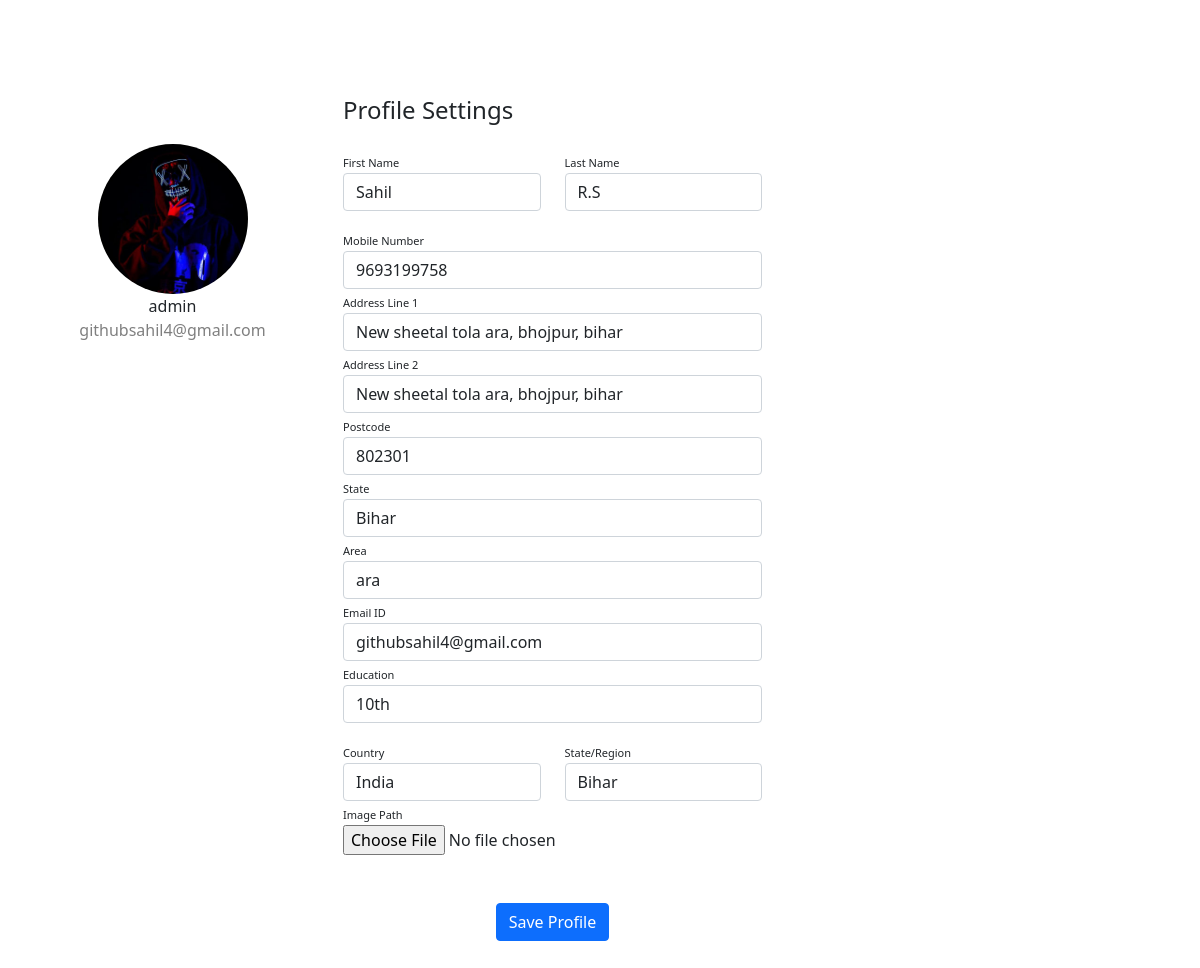
Page /profileedit (signed in) on the committed database.
### store/models.py (models this page shows, shortened)
class UserProfile(models.Model):
    user = models.ForeignKey(User, on_delete=models.CASCADE)
    first_name = models.CharField(max_length=100)
    surname = models.CharField(max_length=100)
    mobile_number = models.CharField(max_length=15)
    address_line1 = models.CharField(max_length=255)
    address_line2 = models.CharField(max_length=255)
    postcode = models.CharField(max_length=20)
    state = models.CharField(max_length=100)
    area = models.CharField(max_length=100)
    email = models.EmailField(max_length=100)
    education = models.CharField(max_length=100)
    country = models.CharField(max_length=100)
    state_region = models.CharField(max_length=100)
    image = models.ImageField(upload_to='static/images', default='static/images/ico_def.png')

### store/views.py (the view)
# urls.py: path('profileedit', views.profileedit, name='profileedit'),
def profileedit(request):
    if request.user.is_authenticated:
        if request.method == 'POST':
            user_profile = UserProfile.objects.get(user=request.user)
            user_profile.first_name = request.POST.get('fname')
            user_profile.surname = request.POST.get('lname')
            user_profile.mobile_number = request.POST.get('mobile')
            user_profile.address_line1 = request.POST.get('ad1')
            user_profile.address_line2 = request.POST.get('ad2')
            user_profile.postcode = request.POST.get('postcode')
            user_profile.state = request.POST.get('state')
            user_profile.area = request.POST.get('area')
            user_profile.email = request.POST.get('email')
            user_profile.education = request.POST.get('edu')
            user_profile.country = request.POST.get('cont')
            user_profile.state_region = request.POST.get('region')
            current_user = request.user
            current_user.first_name = request.POST.get('fname')
            current_user.last_name = request.POST.get('lname')
            imagepath = request.FILES.get('imagepath')
            if imagepath is not None:
                user_profile.image = imagepath
            current_user.save()
            user_profile.save()
            return redirect('profile')
        else:
            user_profile = UserProfile.objects.get(user=request.user)
            context = {
                'f_name': user_profile.first_name,
                'l_name': user_profile.surname,
                'email': user_profile.email,
                'address_line1': user_profile.address_line1,
                'address_line2': user_profile.address_line2,
                'mobile': user_profile.mobile_number,
                'pcode': user_profile.postcode,
                'state': user_profile.state,
                'area': user_profile.area,
                'region': user_profile.state_region,
                'edu': user_profile.education,
                'cont': user_profile.country,
                'image': user_profile.image,
                'display': 'none',
                'url': 'profileedit',
                'btntxt': 'Update Profile'
            }
            return render(request,'userinfo.html', context)
    return redirect('login')

### store/templates/userinfo.html (shortened to what this page needs)
<!DOCTYPE html>
<html lang="en">
<head>
        <link rel="stylesheet" href="static/styles/profile.css">
        <link rel="stylesheet" href="https://cdn.jsdelivr.net/npm/bootstrap@5.0.0-alpha1/dist/css/bootstrap.min.css">
        <link rel="stylesheet"
                href="https://cdn.jsdelivr.net/npm/bootstrap@5.0.0-alpha1/dist/js/bootstrap.bundle.min.js">
        <link rel="stylesheet" href="https://cdnjs.cloudflare.com/ajax/libs/jquery/3.2.1/jquery.min.js">
</head>
<body>
        <div class="container rounded bg-white mt-5 mb-5">
                <div class="row">
                        <div class="col-md-3 border-right">
                                <div class="d-flex flex-column align-items-center text-center p-3 py-5"><a href="/"><img
                                                class="rounded-circle mt-5" width="150px" src="{{image}}"></a><span
                                                class="font-weight-bold">{{request.user.username}}</span><span
                                                class="text-black-50">{{request.user.email}}</span>
                                </div>
                        </div>
                        <div class="col-md-5 border-right">
                                <div class="p-3 py-5">
                                        <div class="d-flex justify-content-between align-items-center mb-3">
                                                <h4 class="text-right">Profile Settings</h4>
                                        </div>
                                        <form action="/profileedit" method="POST" enctype="multipart/form-data">
                                                <div class="row mt-2">
                                                        <div class="col-md-6"><label class="labels">First
                                                                        Name</label><input type="text" name="fname"
                                                                        class="form-control" placeholder="First Name"
                                                                        value="{{f_name}}"></div>
                                                        <div class="col-md-6"><label class="labels">Last
                                                                        Name</label><input type="text" name="lname"
                                                                        class="form-control" value="{{l_name}}"
                                                                        placeholder="Last Name"></div>
                                                </div>
                                                <div class="row mt-3">
                                                        <div class="col-md-12"><label class="labels">Mobile
                                                                        Number</label><input type="text" name="mobile"
                                                                        class="form-control" placeholder="Phone Number"
                                                                        value="{{mobile}}"></div>
                                                        <div class="col-md-12"><label class="labels">Address Line
                                                                        1</label><input type="text" name="ad1"
                                                                        class="form-control"
                                                                        placeholder="Enter Address Line 1"
                                                                        value="{{address_line1}}"></div>
                                                        <div class="col-md-12"><label class="labels">Address Line
                                                                        2</label><input type="text" name="ad2"
                                                                        class="form-control"
                                                                        placeholder="Enter Address Line 2"
                                                                        value="{{address_line2}}"></div>
                                                        <div class="col-md-12"><label
                                                                        class="labels">Postcode</label><input
                                                                        type="text" name="postcode" class="form-control"
                                                                        placeholder="Enter Postcode" value="{{pcode}}">
                                                        </div>
                                                        <div class="col-md-12"><label class="labels">State</label><input
                                                                        type="text" name="state" class="form-control"
                                                                        placeholder="Enter State" value="{{state}}">
                                                        </div>
                                                        <div class="col-md-12"><label class="labels">Area</label><input
                                                                        type="text" name="area" class="form-control"
                                                                        placeholder="Enter Area" value="{{area}}"></div>
                                                        <div class="col-md-12"><label class="labels">Email
                                                                        ID</label><input type="text" name="email"
                                                                        class="form-control"
                                                                        placeholder="Enter Email id" value="{{email}}">
                                                        </div>
                                                        <div class="col-md-12"><label
                                                                        class="labels">Education</label><input
                                                                        type="text" name="edu" class="form-control"
                                                                        placeholder="Education" value="{{edu}}"></div>
                                                </div>
                                                <div class="row mt-3">
                                                        <div class="col-md-6"><label
                                                                        class="labels">Country</label><input type="text"
                                                                        name="cont" class="form-control"
                                                                        placeholder="Country" value="{{cont}}"></div>
                                                        <div class="col-md-6"><label
                                                                        class="labels">State/Region</label><input
                                                                        type="text" name="region" class="form-control"
                                                                        value="{{region}}" placeholder="State/Region">
                                                        </div>
                                                        <div class="col-md-6"><label class="labels">Image
                                                                        Path</label><input id="file-upload" type="file"
                                                                        name="imagepath" style="display: block;">
                                                        </div>
                                                </div>
                                                <div class="mt-5 text-center"><button
                                                                class="btn btn-primary profile-button"
                                                                type="submit" style="display: {{ display2 }};">Save
                                                                Profile</button>
                                                                <a href="{{url}}" class="btn btn-primary profile-button my-2"  style="display: {{ display }};">{{btntxt}}</a></div>
                                        </form>
                                </div>
                        </div>
                </div>
        </div>
</body>
</html>

### store/static/styles/profile.css (style rules this page uses)
body { background: rgb(99, 39, 120) }
.profile-button { background: rgb(99, 39, 120); box-shadow: none; border: none }
.labels { font-size: 11px }

### rows in the picture
UserProfile: image (picture), fname "Sahil", lname "R.S", mobile "9693199758", ad1 "New sheetal tola ara, bhojpur, bihar", ad2 "New sheetal tola ara, bhojpur, bihar", postcode "802301", state "Bihar", area "ara", email "githubsahil4@gmail.com", edu "10th", cont "India", region "Bihar"

### other values in the picture
{{ request.user.username }} "admin"
{{ request.user.email }} "githubsahil4@gmail.com"
